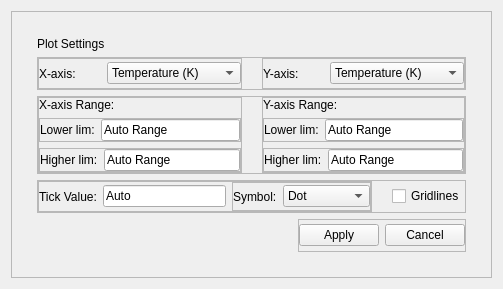
<?xml version="1.0" encoding="UTF-8"?>
<ui version="4.0">
 <class>Form</class>
 <widget class="QWidget" name="Form">
  <property name="geometry">
   <rect>
    <x>0</x>
    <y>0</y>
    <width>503</width>
    <height>289</height>
   </rect>
  </property>
  <property name="sizePolicy">
   <sizepolicy hsizetype="Maximum" vsizetype="Preferred">
    <horstretch>0</horstretch>
    <verstretch>0</verstretch>
   </sizepolicy>
  </property>
  <property name="windowTitle">
   <string>Form</string>
  </property>
  <layout class="QHBoxLayout" name="horizontalLayout_13">
   <item>
    <widget class="QFrame" name="frame_13">
     <property name="layoutDirection">
      <enum>Qt::LeftToRight</enum>
     </property>
     <property name="frameShape">
      <enum>QFrame::StyledPanel</enum>
     </property>
     <property name="frameShadow">
      <enum>QFrame::Raised</enum>
     </property>
     <layout class="QVBoxLayout" name="verticalLayout_3">
      <property name="leftMargin">
       <number>25</number>
      </property>
      <property name="topMargin">
       <number>25</number>
      </property>
      <property name="rightMargin">
       <number>25</number>
      </property>
      <property name="bottomMargin">
       <number>25</number>
      </property>
      <item>
       <widget class="QLabel" name="label">
        <property name="sizePolicy">
         <sizepolicy hsizetype="Preferred" vsizetype="Maximum">
          <horstretch>0</horstretch>
          <verstretch>0</verstretch>
         </sizepolicy>
        </property>
        <property name="text">
         <string>Plot Settings</string>
        </property>
       </widget>
      </item>
      <item>
       <widget class="QFrame" name="frame_10">
        <property name="frameShape">
         <enum>QFrame::StyledPanel</enum>
        </property>
        <property name="frameShadow">
         <enum>QFrame::Raised</enum>
        </property>
        <layout class="QHBoxLayout" name="horizontalLayout_8">
         <property name="spacing">
          <number>20</number>
         </property>
         <property name="leftMargin">
          <number>0</number>
         </property>
         <property name="topMargin">
          <number>0</number>
         </property>
         <property name="rightMargin">
          <number>0</number>
         </property>
         <property name="bottomMargin">
          <number>0</number>
         </property>
         <item>
          <widget class="QFrame" name="frame">
           <property name="frameShape">
            <enum>QFrame::StyledPanel</enum>
           </property>
           <property name="frameShadow">
            <enum>QFrame::Raised</enum>
           </property>
           <layout class="QHBoxLayout" name="horizontalLayout">
            <property name="leftMargin">
             <number>0</number>
            </property>
            <property name="topMargin">
             <number>0</number>
            </property>
            <property name="rightMargin">
             <number>0</number>
            </property>
            <property name="bottomMargin">
             <number>0</number>
            </property>
            <item>
             <widget class="QLabel" name="label_2">
              <property name="text">
               <string>X-axis:</string>
              </property>
             </widget>
            </item>
            <item>
             <widget class="QComboBox" name="xAxisUnitComboBox">
              <property name="sizePolicy">
               <sizepolicy hsizetype="Preferred" vsizetype="Fixed">
                <horstretch>0</horstretch>
                <verstretch>0</verstretch>
               </sizepolicy>
              </property>
              <item>
               <property name="text">
                <string>Temperature (K)</string>
               </property>
              </item>
              <item>
               <property name="text">
                <string>Resistance (Ohms)</string>
               </property>
              </item>
              <item>
               <property name="text">
                <string>LockIn (manual)</string>
               </property>
              </item>
              <item>
               <property name="text">
                <string>Time (s)</string>
               </property>
              </item>
             </widget>
            </item>
           </layout>
          </widget>
         </item>
         <item>
          <widget class="QFrame" name="frame_2">
           <property name="frameShape">
            <enum>QFrame::StyledPanel</enum>
           </property>
           <property name="frameShadow">
            <enum>QFrame::Raised</enum>
           </property>
           <layout class="QHBoxLayout" name="horizontalLayout_2">
            <property name="leftMargin">
             <number>0</number>
            </property>
            <property name="topMargin">
             <number>0</number>
            </property>
            <property name="rightMargin">
             <number>0</number>
            </property>
            <property name="bottomMargin">
             <number>0</number>
            </property>
            <item>
             <widget class="QLabel" name="label_3">
              <property name="text">
               <string>Y-axis:</string>
              </property>
             </widget>
            </item>
            <item>
             <widget class="QComboBox" name="yAxisUnitComboBox">
              <item>
               <property name="text">
                <string>Temperature (K)</string>
               </property>
              </item>
              <item>
               <property name="text">
                <string>Resistance (Ohms)</string>
               </property>
              </item>
              <item>
               <property name="text">
                <string>LockIn (manual)</string>
               </property>
              </item>
              <item>
               <property name="text">
                <string>Time (s)</string>
               </property>
              </item>
             </widget>
            </item>
           </layout>
          </widget>
         </item>
        </layout>
       </widget>
      </item>
      <item>
       <widget class="QFrame" name="frame_11">
        <property name="frameShape">
         <enum>QFrame::StyledPanel</enum>
        </property>
        <property name="frameShadow">
         <enum>QFrame::Raised</enum>
        </property>
        <layout class="QHBoxLayout" name="horizontalLayout_9">
         <property name="spacing">
          <number>20</number>
         </property>
         <property name="leftMargin">
          <number>0</number>
         </property>
         <property name="topMargin">
          <number>0</number>
         </property>
         <property name="rightMargin">
          <number>0</number>
         </property>
         <property name="bottomMargin">
          <number>0</number>
         </property>
         <item>
          <widget class="QFrame" name="frame_5">
           <property name="frameShape">
            <enum>QFrame::StyledPanel</enum>
           </property>
           <property name="frameShadow">
            <enum>QFrame::Raised</enum>
           </property>
           <layout class="QVBoxLayout" name="verticalLayout">
            <property name="leftMargin">
             <number>0</number>
            </property>
            <property name="topMargin">
             <number>0</number>
            </property>
            <property name="rightMargin">
             <number>0</number>
            </property>
            <property name="bottomMargin">
             <number>0</number>
            </property>
            <item>
             <widget class="QLabel" name="label_5">
              <property name="text">
               <string>X-axis Range:</string>
              </property>
             </widget>
            </item>
            <item>
             <widget class="QFrame" name="frame_3">
              <property name="frameShape">
               <enum>QFrame::StyledPanel</enum>
              </property>
              <property name="frameShadow">
               <enum>QFrame::Raised</enum>
              </property>
              <layout class="QHBoxLayout" name="horizontalLayout_3">
               <property name="leftMargin">
                <number>0</number>
               </property>
               <property name="topMargin">
                <number>0</number>
               </property>
               <property name="rightMargin">
                <number>0</number>
               </property>
               <property name="bottomMargin">
                <number>0</number>
               </property>
               <item>
                <widget class="QLabel" name="label_7">
                 <property name="text">
                  <string>Lower lim:</string>
                 </property>
                </widget>
               </item>
               <item>
                <widget class="QLineEdit" name="xAxisLoLimLineEdit">
                 <property name="text">
                  <string>Auto Range</string>
                 </property>
                </widget>
               </item>
              </layout>
             </widget>
            </item>
            <item>
             <widget class="QFrame" name="frame_4">
              <property name="frameShape">
               <enum>QFrame::StyledPanel</enum>
              </property>
              <property name="frameShadow">
               <enum>QFrame::Raised</enum>
              </property>
              <layout class="QHBoxLayout" name="horizontalLayout_4">
               <property name="leftMargin">
                <number>0</number>
               </property>
               <property name="topMargin">
                <number>0</number>
               </property>
               <property name="rightMargin">
                <number>0</number>
               </property>
               <property name="bottomMargin">
                <number>0</number>
               </property>
               <item>
                <widget class="QLabel" name="label_9">
                 <property name="text">
                  <string>Higher lim:</string>
                 </property>
                </widget>
               </item>
               <item>
                <widget class="QLineEdit" name="xAxisHiLimLineEdit">
                 <property name="text">
                  <string>Auto Range</string>
                 </property>
                </widget>
               </item>
              </layout>
             </widget>
            </item>
           </layout>
          </widget>
         </item>
         <item>
          <widget class="QFrame" name="frame_6">
           <property name="frameShape">
            <enum>QFrame::StyledPanel</enum>
           </property>
           <property name="frameShadow">
            <enum>QFrame::Raised</enum>
           </property>
           <layout class="QVBoxLayout" name="verticalLayout_2">
            <property name="leftMargin">
             <number>0</number>
            </property>
            <property name="topMargin">
             <number>0</number>
            </property>
            <property name="rightMargin">
             <number>0</number>
            </property>
            <property name="bottomMargin">
             <number>0</number>
            </property>
            <item>
             <widget class="QLabel" name="label_6">
              <property name="text">
               <string>Y-axis Range:</string>
              </property>
             </widget>
            </item>
            <item>
             <widget class="QFrame" name="frame_7">
              <property name="frameShape">
               <enum>QFrame::StyledPanel</enum>
              </property>
              <property name="frameShadow">
               <enum>QFrame::Raised</enum>
              </property>
              <layout class="QHBoxLayout" name="horizontalLayout_5">
               <property name="leftMargin">
                <number>0</number>
               </property>
               <property name="topMargin">
                <number>0</number>
               </property>
               <property name="rightMargin">
                <number>0</number>
               </property>
               <property name="bottomMargin">
                <number>0</number>
               </property>
               <item>
                <widget class="QLabel" name="label_10">
                 <property name="text">
                  <string>Lower lim:</string>
                 </property>
                </widget>
               </item>
               <item>
                <widget class="QLineEdit" name="yAxisLoLimLineEdit">
                 <property name="text">
                  <string>Auto Range</string>
                 </property>
                </widget>
               </item>
              </layout>
             </widget>
            </item>
            <item>
             <widget class="QFrame" name="frame_8">
              <property name="frameShape">
               <enum>QFrame::StyledPanel</enum>
              </property>
              <property name="frameShadow">
               <enum>QFrame::Raised</enum>
              </property>
              <layout class="QHBoxLayout" name="horizontalLayout_6">
               <property name="leftMargin">
                <number>0</number>
               </property>
               <property name="topMargin">
                <number>0</number>
               </property>
               <property name="rightMargin">
                <number>0</number>
               </property>
               <property name="bottomMargin">
                <number>0</number>
               </property>
               <item>
                <widget class="QLabel" name="label_11">
                 <property name="text">
                  <string>Higher lim:</string>
                 </property>
                </widget>
               </item>
               <item>
                <widget class="QLineEdit" name="yAxisHiLimLineEdit">
                 <property name="text">
                  <string>Auto Range</string>
                 </property>
                </widget>
               </item>
              </layout>
             </widget>
            </item>
           </layout>
          </widget>
         </item>
        </layout>
       </widget>
      </item>
      <item>
       <widget class="QFrame" name="frame_12">
        <property name="frameShape">
         <enum>QFrame::StyledPanel</enum>
        </property>
        <property name="frameShadow">
         <enum>QFrame::Raised</enum>
        </property>
        <layout class="QHBoxLayout" name="horizontalLayout_10">
         <property name="spacing">
          <number>20</number>
         </property>
         <property name="leftMargin">
          <number>0</number>
         </property>
         <property name="topMargin">
          <number>0</number>
         </property>
         <property name="rightMargin">
          <number>0</number>
         </property>
         <property name="bottomMargin">
          <number>0</number>
         </property>
         <item>
          <widget class="QFrame" name="frame_9">
           <property name="frameShape">
            <enum>QFrame::StyledPanel</enum>
           </property>
           <property name="frameShadow">
            <enum>QFrame::Raised</enum>
           </property>
           <layout class="QHBoxLayout" name="horizontalLayout_7">
            <property name="leftMargin">
             <number>0</number>
            </property>
            <property name="topMargin">
             <number>0</number>
            </property>
            <property name="rightMargin">
             <number>0</number>
            </property>
            <property name="bottomMargin">
             <number>0</number>
            </property>
            <item>
             <widget class="QLabel" name="label_8">
              <property name="text">
               <string>Tick Value:</string>
              </property>
             </widget>
            </item>
            <item>
             <widget class="QLineEdit" name="TicValLineEdit">
              <property name="text">
               <string>Auto</string>
              </property>
             </widget>
            </item>
            <item>
             <widget class="QFrame" name="frame_15">
              <property name="frameShape">
               <enum>QFrame::StyledPanel</enum>
              </property>
              <property name="frameShadow">
               <enum>QFrame::Raised</enum>
              </property>
              <layout class="QHBoxLayout" name="horizontalLayout_12">
               <property name="leftMargin">
                <number>0</number>
               </property>
               <property name="topMargin">
                <number>0</number>
               </property>
               <property name="rightMargin">
                <number>0</number>
               </property>
               <property name="bottomMargin">
                <number>0</number>
               </property>
               <item>
                <widget class="QLabel" name="label_4">
                 <property name="text">
                  <string>Symbol:</string>
                 </property>
                </widget>
               </item>
               <item>
                <widget class="QComboBox" name="comboBox">
                 <item>
                  <property name="text">
                   <string>Dot</string>
                  </property>
                 </item>
                 <item>
                  <property name="text">
                   <string>Line</string>
                  </property>
                 </item>
                 <item>
                  <property name="text">
                   <string>Dot &amp; Line</string>
                  </property>
                 </item>
                </widget>
               </item>
              </layout>
             </widget>
            </item>
           </layout>
          </widget>
         </item>
         <item>
          <widget class="QCheckBox" name="gridLineCheckBox">
           <property name="text">
            <string>Gridlines</string>
           </property>
          </widget>
         </item>
        </layout>
       </widget>
      </item>
      <item alignment="Qt::AlignRight">
       <widget class="QFrame" name="frame_14">
        <property name="frameShape">
         <enum>QFrame::StyledPanel</enum>
        </property>
        <property name="frameShadow">
         <enum>QFrame::Raised</enum>
        </property>
        <layout class="QHBoxLayout" name="horizontalLayout_11">
         <property name="leftMargin">
          <number>0</number>
         </property>
         <property name="topMargin">
          <number>0</number>
         </property>
         <property name="rightMargin">
          <number>0</number>
         </property>
         <property name="bottomMargin">
          <number>0</number>
         </property>
         <item>
          <widget class="QPushButton" name="CreatePlotPushButton">
           <property name="sizePolicy">
            <sizepolicy hsizetype="Minimum" vsizetype="Fixed">
             <horstretch>0</horstretch>
             <verstretch>0</verstretch>
            </sizepolicy>
           </property>
           <property name="maximumSize">
            <size>
             <width>200</width>
             <height>16777215</height>
            </size>
           </property>
           <property name="layoutDirection">
            <enum>Qt::LeftToRight</enum>
           </property>
           <property name="text">
            <string>Apply</string>
           </property>
          </widget>
         </item>
         <item>
          <widget class="QPushButton" name="CreatePlotPushButton_2">
           <property name="sizePolicy">
            <sizepolicy hsizetype="Minimum" vsizetype="Fixed">
             <horstretch>0</horstretch>
             <verstretch>0</verstretch>
            </sizepolicy>
           </property>
           <property name="maximumSize">
            <size>
             <width>200</width>
             <height>16777215</height>
            </size>
           </property>
           <property name="layoutDirection">
            <enum>Qt::LeftToRight</enum>
           </property>
           <property name="text">
            <string>Cancel</string>
           </property>
          </widget>
         </item>
        </layout>
       </widget>
      </item>
     </layout>
    </widget>
   </item>
  </layout>
 </widget>
 <resources/>
 <connections/>
</ui>
